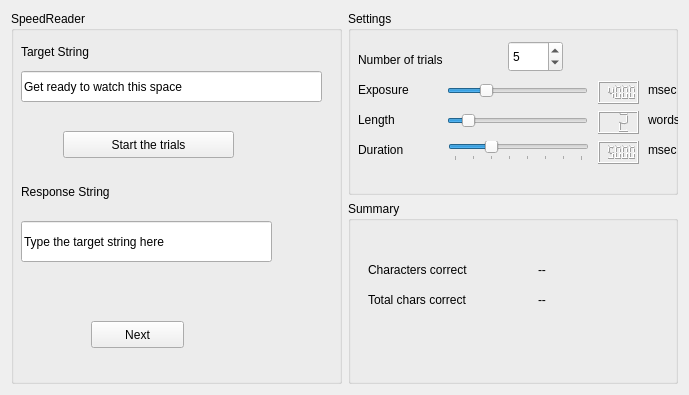
<?xml version="1.0" encoding="UTF-8"?>
<ui version="4.0">
 <class>MainWindow</class>
 <widget class="QMainWindow" name="MainWindow">
  <property name="geometry">
   <rect>
    <x>0</x>
    <y>0</y>
    <width>689</width>
    <height>395</height>
   </rect>
  </property>
  <property name="sizePolicy">
   <sizepolicy hsizetype="Preferred" vsizetype="Preferred">
    <horstretch>0</horstretch>
    <verstretch>0</verstretch>
   </sizepolicy>
  </property>
  <property name="minimumSize">
   <size>
    <width>689</width>
    <height>395</height>
   </size>
  </property>
  <property name="sizeIncrement">
   <size>
    <width>0</width>
    <height>0</height>
   </size>
  </property>
  <property name="windowTitle">
   <string>MainWindow</string>
  </property>
  <widget class="QWidget" name="centralWidget">
   <layout class="QGridLayout" name="gridLayout">
    <item row="0" column="0" rowspan="2">
     <widget class="QGroupBox" name="groupBox_3">
      <property name="title">
       <string>SpeedReader</string>
      </property>
      <widget class="QPushButton" name="startButton">
       <property name="geometry">
        <rect>
         <x>52</x>
         <y>120</y>
         <width>171</width>
         <height>27</height>
        </rect>
       </property>
       <property name="text">
        <string>Start the trials</string>
       </property>
      </widget>
      <widget class="QLabel" name="responseLabel">
       <property name="geometry">
        <rect>
         <x>10</x>
         <y>170</y>
         <width>161</width>
         <height>21</height>
        </rect>
       </property>
       <property name="text">
        <string>Response String</string>
       </property>
      </widget>
      <widget class="QLabel" name="displayLabel">
       <property name="geometry">
        <rect>
         <x>10</x>
         <y>30</y>
         <width>141</width>
         <height>21</height>
        </rect>
       </property>
       <property name="text">
        <string>Target String</string>
       </property>
      </widget>
      <widget class="QPushButton" name="nextButton">
       <property name="geometry">
        <rect>
         <x>80</x>
         <y>310</y>
         <width>93</width>
         <height>27</height>
        </rect>
       </property>
       <property name="text">
        <string>Next</string>
       </property>
      </widget>
      <widget class="QLineEdit" name="targetString">
       <property name="enabled">
        <bool>true</bool>
       </property>
       <property name="geometry">
        <rect>
         <x>10</x>
         <y>60</y>
         <width>301</width>
         <height>31</height>
        </rect>
       </property>
       <property name="focusPolicy">
        <enum>Qt::NoFocus</enum>
       </property>
       <property name="text">
        <string>Get ready to watch this space</string>
       </property>
      </widget>
      <widget class="QLineEdit" name="responseString">
       <property name="geometry">
        <rect>
         <x>10</x>
         <y>210</y>
         <width>251</width>
         <height>41</height>
        </rect>
       </property>
       <property name="text">
        <string>Type the target string here</string>
       </property>
      </widget>
     </widget>
    </item>
    <item row="0" column="1">
     <widget class="QGroupBox" name="groupBox">
      <property name="title">
       <string>Settings</string>
      </property>
      <widget class="QLabel" name="label_6">
       <property name="geometry">
        <rect>
         <x>300</x>
         <y>100</y>
         <width>31</width>
         <height>17</height>
        </rect>
       </property>
       <property name="text">
        <string>words</string>
       </property>
      </widget>
      <widget class="QSpinBox" name="trialsSpinBox">
       <property name="geometry">
        <rect>
         <x>160</x>
         <y>30</y>
         <width>55</width>
         <height>31</height>
        </rect>
       </property>
       <property name="minimum">
        <number>1</number>
       </property>
       <property name="value">
        <number>5</number>
       </property>
      </widget>
      <widget class="QLabel" name="label_5">
       <property name="geometry">
        <rect>
         <x>300</x>
         <y>70</y>
         <width>51</width>
         <height>17</height>
        </rect>
       </property>
       <property name="text">
        <string>msec</string>
       </property>
      </widget>
      <widget class="QSlider" name="lengthSlider">
       <property name="geometry">
        <rect>
         <x>99</x>
         <y>100</y>
         <width>141</width>
         <height>20</height>
        </rect>
       </property>
       <property name="minimum">
        <number>1</number>
       </property>
       <property name="maximum">
        <number>10</number>
       </property>
       <property name="value">
        <number>2</number>
       </property>
       <property name="orientation">
        <enum>Qt::Horizontal</enum>
       </property>
      </widget>
      <widget class="QLabel" name="label_2">
       <property name="geometry">
        <rect>
         <x>10</x>
         <y>40</y>
         <width>121</width>
         <height>17</height>
        </rect>
       </property>
       <property name="text">
        <string>Number of trials</string>
       </property>
      </widget>
      <widget class="QLCDNumber" name="exposureLCD">
       <property name="geometry">
        <rect>
         <x>250</x>
         <y>70</y>
         <width>41</width>
         <height>23</height>
        </rect>
       </property>
       <property name="value" stdset="0">
        <double>4000.000000000000000</double>
       </property>
       <property name="intValue" stdset="0">
        <number>4000</number>
       </property>
      </widget>
      <widget class="QLabel" name="label_4">
       <property name="geometry">
        <rect>
         <x>10</x>
         <y>100</y>
         <width>61</width>
         <height>17</height>
        </rect>
       </property>
       <property name="text">
        <string>Length</string>
       </property>
      </widget>
      <widget class="QSlider" name="exposureSlider">
       <property name="geometry">
        <rect>
         <x>99</x>
         <y>70</y>
         <width>141</width>
         <height>20</height>
        </rect>
       </property>
       <property name="minimum">
        <number>2000</number>
       </property>
       <property name="maximum">
        <number>10000</number>
       </property>
       <property name="singleStep">
        <number>10</number>
       </property>
       <property name="value">
        <number>4000</number>
       </property>
       <property name="orientation">
        <enum>Qt::Horizontal</enum>
       </property>
      </widget>
      <widget class="QLabel" name="label_3">
       <property name="geometry">
        <rect>
         <x>10</x>
         <y>70</y>
         <width>71</width>
         <height>17</height>
        </rect>
       </property>
       <property name="text">
        <string>Exposure</string>
       </property>
      </widget>
      <widget class="QLCDNumber" name="lengthLCD">
       <property name="geometry">
        <rect>
         <x>250</x>
         <y>100</y>
         <width>41</width>
         <height>23</height>
        </rect>
       </property>
       <property name="digitCount">
        <number>2</number>
       </property>
       <property name="intValue" stdset="0">
        <number>2</number>
       </property>
      </widget>
      <widget class="QLabel" name="label_8">
       <property name="geometry">
        <rect>
         <x>10</x>
         <y>130</y>
         <width>61</width>
         <height>17</height>
        </rect>
       </property>
       <property name="text">
        <string>Duration</string>
       </property>
      </widget>
      <widget class="QSlider" name="durationSlider">
       <property name="geometry">
        <rect>
         <x>100</x>
         <y>130</y>
         <width>141</width>
         <height>20</height>
        </rect>
       </property>
       <property name="minimum">
        <number>3000</number>
       </property>
       <property name="maximum">
        <number>10000</number>
       </property>
       <property name="value">
        <number>5000</number>
       </property>
       <property name="orientation">
        <enum>Qt::Horizontal</enum>
       </property>
       <property name="tickPosition">
        <enum>QSlider::TicksBelow</enum>
       </property>
       <property name="tickInterval">
        <number>1000</number>
       </property>
      </widget>
      <widget class="QLCDNumber" name="durationLCD">
       <property name="geometry">
        <rect>
         <x>250</x>
         <y>130</y>
         <width>41</width>
         <height>23</height>
        </rect>
       </property>
       <property name="value" stdset="0">
        <double>5000.000000000000000</double>
       </property>
       <property name="intValue" stdset="0">
        <number>5000</number>
       </property>
      </widget>
      <widget class="QLabel" name="label_9">
       <property name="geometry">
        <rect>
         <x>300</x>
         <y>130</y>
         <width>51</width>
         <height>17</height>
        </rect>
       </property>
       <property name="text">
        <string>msec</string>
       </property>
      </widget>
     </widget>
    </item>
    <item row="1" column="1">
     <widget class="QGroupBox" name="groupBox_2">
      <property name="title">
       <string>Summary</string>
      </property>
      <widget class="QWidget" name="scoreWidget" native="true">
       <property name="geometry">
        <rect>
         <x>10</x>
         <y>30</y>
         <width>361</width>
         <height>151</height>
        </rect>
       </property>
       <widget class="QLabel" name="label">
        <property name="geometry">
         <rect>
          <x>10</x>
          <y>30</y>
          <width>161</width>
          <height>17</height>
         </rect>
        </property>
        <property name="text">
         <string>Characters correct</string>
        </property>
       </widget>
       <widget class="QLabel" name="label_7">
        <property name="geometry">
         <rect>
          <x>10</x>
          <y>60</y>
          <width>141</width>
          <height>17</height>
         </rect>
        </property>
        <property name="text">
         <string>Total chars correct</string>
        </property>
       </widget>
       <widget class="QLabel" name="correctCharFraction">
        <property name="geometry">
         <rect>
          <x>180</x>
          <y>30</y>
          <width>71</width>
          <height>17</height>
         </rect>
        </property>
        <property name="text">
         <string>--</string>
        </property>
       </widget>
       <widget class="QLabel" name="cumulativeFraction">
        <property name="geometry">
         <rect>
          <x>180</x>
          <y>60</y>
          <width>71</width>
          <height>17</height>
         </rect>
        </property>
        <property name="text">
         <string>--</string>
        </property>
       </widget>
      </widget>
     </widget>
    </item>
   </layout>
  </widget>
 </widget>
 <layoutdefault spacing="6" margin="11"/>
 <resources/>
 <connections/>
</ui>
